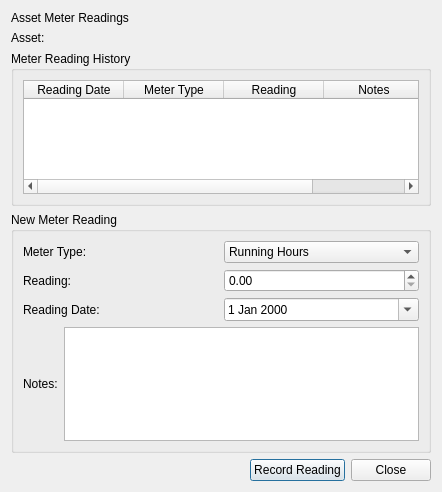
<?xml version="1.0" encoding="UTF-8"?>
<ui version="4.0">
 <class>AssetMeterReadingDialog</class>
 <widget class="QDialog" name="AssetMeterReadingDialog">
  <property name="geometry">
   <rect>
    <x>0</x>
    <y>0</y>
    <width>442</width>
    <height>492</height>
   </rect>
  </property>
  <property name="windowTitle">
   <string>Asset Meter Reading Dialog</string>
  </property>
  <layout class="QVBoxLayout" name="verticalLayout_2">
   <item>
    <widget class="QLabel" name="lblTitle">
     <property name="text">
      <string>Asset Meter Readings</string>
     </property>
    </widget>
   </item>
   <item>
    <widget class="QLabel" name="lblAsset">
     <property name="text">
      <string>Asset:</string>
     </property>
    </widget>
   </item>
   <item>
    <widget class="QGroupBox" name="groupBox">
     <property name="title">
      <string>Meter Reading History</string>
     </property>
     <layout class="QVBoxLayout" name="verticalLayout">
      <item>
       <widget class="QTableWidget" name="tblHistory">
        <column>
         <property name="text">
          <string>Reading Date</string>
         </property>
        </column>
        <column>
         <property name="text">
          <string>Meter Type</string>
         </property>
        </column>
        <column>
         <property name="text">
          <string>Reading</string>
         </property>
        </column>
        <column>
         <property name="text">
          <string>Notes</string>
         </property>
        </column>
       </widget>
      </item>
     </layout>
    </widget>
   </item>
   <item>
    <widget class="QGroupBox" name="groupNewReading">
     <property name="title">
      <string>New Meter Reading</string>
     </property>
     <layout class="QVBoxLayout" name="verticalLayout_3">
      <item>
       <layout class="QHBoxLayout" name="horizontalLayout_2">
        <item>
         <widget class="QLabel" name="lblMeterType">
          <property name="text">
           <string>Meter Type:</string>
          </property>
         </widget>
        </item>
        <item>
         <widget class="QComboBox" name="cmbMeterType">
          <item>
           <property name="text">
            <string>Running Hours</string>
           </property>
          </item>
          <item>
           <property name="text">
            <string>Kilometers</string>
           </property>
          </item>
          <item>
           <property name="text">
            <string>Cycles</string>
           </property>
          </item>
         </widget>
        </item>
       </layout>
      </item>
      <item>
       <layout class="QHBoxLayout" name="horizontalLayout_3">
        <item>
         <widget class="QLabel" name="lblReading">
          <property name="text">
           <string>Reading:</string>
          </property>
         </widget>
        </item>
        <item>
         <widget class="QDoubleSpinBox" name="dsbReading">
          <property name="maximum">
           <double>999999999.000000000000000</double>
          </property>
         </widget>
        </item>
       </layout>
      </item>
      <item>
       <layout class="QHBoxLayout" name="horizontalLayout_4">
        <item>
         <widget class="QLabel" name="lblReadingDate">
          <property name="text">
           <string>Reading Date:</string>
          </property>
         </widget>
        </item>
        <item>
         <widget class="QDateEdit" name="dtReadingDate">
          <property name="calendarPopup">
           <bool>true</bool>
          </property>
         </widget>
        </item>
       </layout>
      </item>
      <item>
       <layout class="QHBoxLayout" name="horizontalLayout_5">
        <item>
         <widget class="QLabel" name="lblNotes">
          <property name="text">
           <string>Notes:</string>
          </property>
         </widget>
        </item>
        <item>
         <widget class="QPlainTextEdit" name="teNotes">
          <property name="minimumSize">
           <size>
            <width>0</width>
            <height>60</height>
           </size>
          </property>
         </widget>
        </item>
       </layout>
      </item>
     </layout>
    </widget>
   </item>
   <item>
    <layout class="QHBoxLayout" name="horizontalLayout">
     <item>
      <spacer name="horizontalSpacer">
       <property name="orientation">
        <enum>Qt::Orientation::Horizontal</enum>
       </property>
       <property name="sizeHint" stdset="0">
        <size>
         <width>40</width>
         <height>20</height>
        </size>
       </property>
      </spacer>
     </item>
     <item>
      <widget class="QPushButton" name="btnRecordReading">
       <property name="text">
        <string>Record Reading</string>
       </property>
      </widget>
     </item>
     <item>
      <widget class="QPushButton" name="btnClose">
       <property name="text">
        <string>Close</string>
       </property>
      </widget>
     </item>
    </layout>
   </item>
  </layout>
 </widget>
 <resources/>
 <connections/>
</ui>
